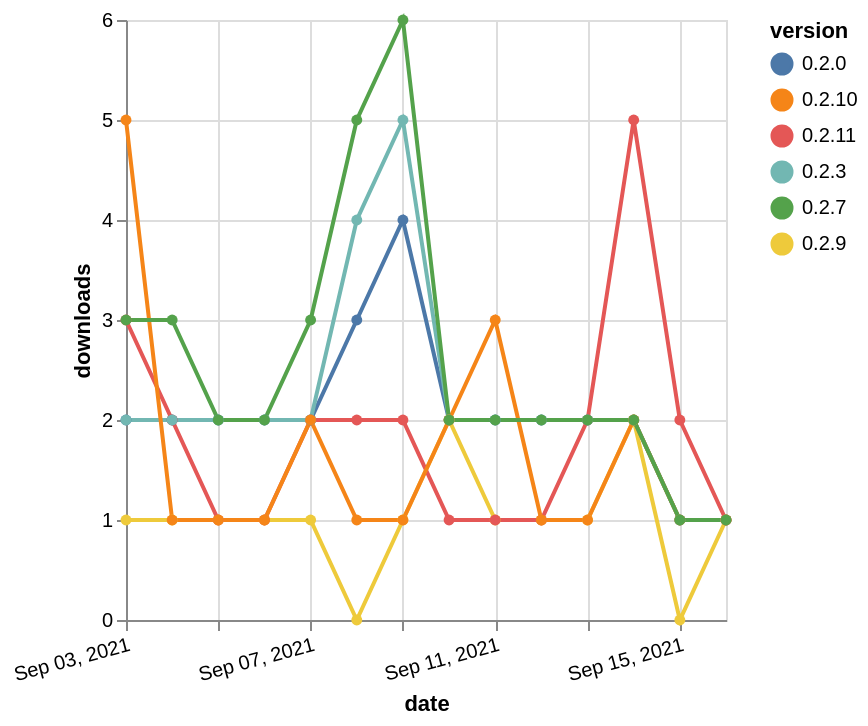

Describe this chart as a Vega-Lite specification.
### Vega-Lite specification from a JSON file in a GitHub repository (floating-point values rounded to 4 significant figures)
{"$schema": "https://vega.github.io/schema/vega-lite/v5.json", "description": "A simple bar chart with embedded data.", "data": {"values": [{"date": "2021-09-03", "total": 2948, "delta": 2, "version": "0.2.0"}, {"date": "2021-09-04", "total": 2950, "delta": 2, "version": "0.2.0"}, {"date": "2021-09-05", "total": 2952, "delta": 2, "version": "0.2.0"}, {"date": "2021-09-06", "total": 2954, "delta": 2, "version": "0.2.0"}, {"date": "2021-09-07", "total": 2956, "delta": 2, "version": "0.2.0"}, {"date": "2021-09-08", "total": 2959, "delta": 3, "version": "0.2.0"}, {"date": "2021-09-09", "total": 2963, "delta": 4, "version": "0.2.0"}, {"date": "2021-09-10", "total": 2965, "delta": 2, "version": "0.2.0"}, {"date": "2021-09-11", "total": 2967, "delta": 2, "version": "0.2.0"}, {"date": "2021-09-12", "total": 2969, "delta": 2, "version": "0.2.0"}, {"date": "2021-09-13", "total": 2971, "delta": 2, "version": "0.2.0"}, {"date": "2021-09-14", "total": 2973, "delta": 2, "version": "0.2.0"}, {"date": "2021-09-15", "total": 2974, "delta": 1, "version": "0.2.0"}, {"date": "2021-09-16", "total": 2975, "delta": 1, "version": "0.2.0"}, {"date": "2021-09-03", "total": 621, "delta": 1, "version": "0.2.9"}, {"date": "2021-09-04", "total": 622, "delta": 1, "version": "0.2.9"}, {"date": "2021-09-05", "total": 623, "delta": 1, "version": "0.2.9"}, {"date": "2021-09-06", "total": 624, "delta": 1, "version": "0.2.9"}, {"date": "2021-09-07", "total": 625, "delta": 1, "version": "0.2.9"}, {"date": "2021-09-08", "total": 625, "delta": 0, "version": "0.2.9"}, {"date": "2021-09-09", "total": 626, "delta": 1, "version": "0.2.9"}, {"date": "2021-09-10", "total": 628, "delta": 2, "version": "0.2.9"}, {"date": "2021-09-11", "total": 629, "delta": 1, "version": "0.2.9"}, {"date": "2021-09-12", "total": 630, "delta": 1, "version": "0.2.9"}, {"date": "2021-09-13", "total": 631, "delta": 1, "version": "0.2.9"}, {"date": "2021-09-14", "total": 633, "delta": 2, "version": "0.2.9"}, {"date": "2021-09-15", "total": 633, "delta": 0, "version": "0.2.9"}, {"date": "2021-09-16", "total": 634, "delta": 1, "version": "0.2.9"}, {"date": "2021-09-03", "total": 183, "delta": 3, "version": "0.2.11"}, {"date": "2021-09-04", "total": 185, "delta": 2, "version": "0.2.11"}, {"date": "2021-09-05", "total": 186, "delta": 1, "version": "0.2.11"}, {"date": "2021-09-06", "total": 187, "delta": 1, "version": "0.2.11"}, {"date": "2021-09-07", "total": 189, "delta": 2, "version": "0.2.11"}, {"date": "2021-09-08", "total": 191, "delta": 2, "version": "0.2.11"}, {"date": "2021-09-09", "total": 193, "delta": 2, "version": "0.2.11"}, {"date": "2021-09-10", "total": 194, "delta": 1, "version": "0.2.11"}, {"date": "2021-09-11", "total": 195, "delta": 1, "version": "0.2.11"}, {"date": "2021-09-12", "total": 196, "delta": 1, "version": "0.2.11"}, {"date": "2021-09-13", "total": 198, "delta": 2, "version": "0.2.11"}, {"date": "2021-09-14", "total": 203, "delta": 5, "version": "0.2.11"}, {"date": "2021-09-15", "total": 205, "delta": 2, "version": "0.2.11"}, {"date": "2021-09-16", "total": 206, "delta": 1, "version": "0.2.11"}, {"date": "2021-09-03", "total": 3397, "delta": 2, "version": "0.2.3"}, {"date": "2021-09-04", "total": 3399, "delta": 2, "version": "0.2.3"}, {"date": "2021-09-05", "total": 3401, "delta": 2, "version": "0.2.3"}, {"date": "2021-09-06", "total": 3403, "delta": 2, "version": "0.2.3"}, {"date": "2021-09-07", "total": 3405, "delta": 2, "version": "0.2.3"}, {"date": "2021-09-08", "total": 3409, "delta": 4, "version": "0.2.3"}, {"date": "2021-09-09", "total": 3414, "delta": 5, "version": "0.2.3"}, {"date": "2021-09-10", "total": 3416, "delta": 2, "version": "0.2.3"}, {"date": "2021-09-11", "total": 3418, "delta": 2, "version": "0.2.3"}, {"date": "2021-09-12", "total": 3420, "delta": 2, "version": "0.2.3"}, {"date": "2021-09-13", "total": 3422, "delta": 2, "version": "0.2.3"}, {"date": "2021-09-14", "total": 3424, "delta": 2, "version": "0.2.3"}, {"date": "2021-09-15", "total": 3425, "delta": 1, "version": "0.2.3"}, {"date": "2021-09-16", "total": 3426, "delta": 1, "version": "0.2.3"}, {"date": "2021-09-03", "total": 1361, "delta": 5, "version": "0.2.10"}, {"date": "2021-09-04", "total": 1362, "delta": 1, "version": "0.2.10"}, {"date": "2021-09-05", "total": 1363, "delta": 1, "version": "0.2.10"}, {"date": "2021-09-06", "total": 1364, "delta": 1, "version": "0.2.10"}, {"date": "2021-09-07", "total": 1366, "delta": 2, "version": "0.2.10"}, {"date": "2021-09-08", "total": 1367, "delta": 1, "version": "0.2.10"}, {"date": "2021-09-09", "total": 1368, "delta": 1, "version": "0.2.10"}, {"date": "2021-09-10", "total": 1370, "delta": 2, "version": "0.2.10"}, {"date": "2021-09-11", "total": 1373, "delta": 3, "version": "0.2.10"}, {"date": "2021-09-12", "total": 1374, "delta": 1, "version": "0.2.10"}, {"date": "2021-09-13", "total": 1375, "delta": 1, "version": "0.2.10"}, {"date": "2021-09-14", "total": 1377, "delta": 2, "version": "0.2.10"}, {"date": "2021-09-15", "total": 1378, "delta": 1, "version": "0.2.10"}, {"date": "2021-09-16", "total": 1379, "delta": 1, "version": "0.2.10"}, {"date": "2021-09-03", "total": 6956, "delta": 3, "version": "0.2.7"}, {"date": "2021-09-04", "total": 6959, "delta": 3, "version": "0.2.7"}, {"date": "2021-09-05", "total": 6961, "delta": 2, "version": "0.2.7"}, {"date": "2021-09-06", "total": 6963, "delta": 2, "version": "0.2.7"}, {"date": "2021-09-07", "total": 6966, "delta": 3, "version": "0.2.7"}, {"date": "2021-09-08", "total": 6971, "delta": 5, "version": "0.2.7"}, {"date": "2021-09-09", "total": 6977, "delta": 6, "version": "0.2.7"}, {"date": "2021-09-10", "total": 6979, "delta": 2, "version": "0.2.7"}, {"date": "2021-09-11", "total": 6981, "delta": 2, "version": "0.2.7"}, {"date": "2021-09-12", "total": 6983, "delta": 2, "version": "0.2.7"}, {"date": "2021-09-13", "total": 6985, "delta": 2, "version": "0.2.7"}, {"date": "2021-09-14", "total": 6987, "delta": 2, "version": "0.2.7"}, {"date": "2021-09-15", "total": 6988, "delta": 1, "version": "0.2.7"}, {"date": "2021-09-16", "total": 6989, "delta": 1, "version": "0.2.7"}]}, "width": "container", "mark": {"type": "line", "point": {"filled": true}}, "encoding": {"x": {"field": "date", "type": "temporal", "timeUnit": "yearmonthdate", "title": "date", "axis": {"labelAngle": -15}}, "y": {"field": "delta", "type": "quantitative", "title": "downloads"}, "color": {"field": "version", "type": "nominal"}, "tooltip": {"field": "delta"}}}
